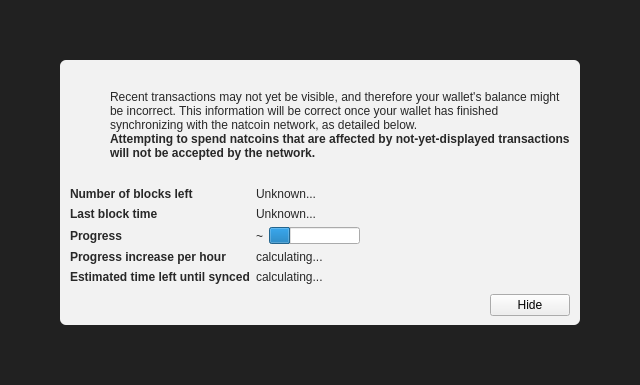
<?xml version="1.0" encoding="UTF-8"?>
<ui version="4.0">
 <class>ModalOverlay</class>
 <widget class="ModalOverlay" name="ModalOverlay">
  <property name="geometry">
   <rect>
    <x>0</x>
    <y>0</y>
    <width>640</width>
    <height>385</height>
   </rect>
  </property>
  <property name="windowTitle">
   <string>Form</string>
  </property>
  <layout class="QVBoxLayout" name="verticalLayout" stretch="0">
   <property name="sizeConstraint">
    <enum>QLayout::SetDefaultConstraint</enum>
   </property>
   <property name="leftMargin">
    <number>0</number>
   </property>
   <property name="topMargin">
    <number>0</number>
   </property>
   <property name="rightMargin">
    <number>0</number>
   </property>
   <property name="bottomMargin">
    <number>0</number>
   </property>
   <item>
    <widget class="QWidget" name="bgWidget" native="true">
     <property name="styleSheet">
      <string notr="true">#bgWidget { background: rgba(0,0,0,220); }</string>
     </property>
     <layout class="QVBoxLayout" name="verticalLayoutMain" stretch="1">
      <property name="leftMargin">
       <number>60</number>
      </property>
      <property name="topMargin">
       <number>60</number>
      </property>
      <property name="rightMargin">
       <number>60</number>
      </property>
      <property name="bottomMargin">
       <number>60</number>
      </property>
      <item>
       <widget class="QWidget" name="contentWidget" native="true">
        <property name="styleSheet">
         <string notr="true">#contentWidget { background: rgba(255,255,255,240); border-radius: 6px; }

QLabel { color: rgb(40,40,40);  }</string>
        </property>
        <layout class="QVBoxLayout" name="verticalLayoutSub" stretch="1,0,0,0">
         <property name="spacing">
          <number>0</number>
         </property>
         <property name="leftMargin">
          <number>10</number>
         </property>
         <property name="topMargin">
          <number>10</number>
         </property>
         <property name="rightMargin">
          <number>10</number>
         </property>
         <property name="bottomMargin">
          <number>10</number>
         </property>
         <item>
          <layout class="QHBoxLayout" name="horizontalLayoutIconText" stretch="0,1">
           <property name="topMargin">
            <number>20</number>
           </property>
           <item>
            <layout class="QVBoxLayout" name="verticalLayoutIcon">
             <property name="leftMargin">
              <number>0</number>
             </property>
             <item>
              <widget class="QPushButton" name="warningIcon">
               <property name="enabled">
                <bool>false</bool>
               </property>
               <property name="text">
                <string/>
               </property>
               <property name="icon">
                <iconset>
                 <normaloff>:/icons/warning</normaloff>
                 <disabledoff>:/icons/warning</disabledoff>:/icons/warning</iconset>
               </property>
               <property name="iconSize">
                <size>
                 <width>48</width>
                 <height>48</height>
                </size>
               </property>
               <property name="flat">
                <bool>true</bool>
               </property>
              </widget>
             </item>
             <item>
              <spacer name="verticalSpacerWarningIcon">
               <property name="orientation">
                <enum>Qt::Vertical</enum>
               </property>
               <property name="sizeHint" stdset="0">
                <size>
                 <width>20</width>
                 <height>40</height>
                </size>
               </property>
              </spacer>
             </item>
            </layout>
           </item>
           <item>
            <layout class="QVBoxLayout" name="verticalLayoutInfoText">
             <property name="leftMargin">
              <number>0</number>
             </property>
             <property name="topMargin">
              <number>0</number>
             </property>
             <item>
              <widget class="QLabel" name="infoText">
               <property name="text">
                <string>Recent transactions may not yet be visible, and therefore your wallet's balance might be incorrect. This information will be correct once your wallet has finished synchronizing with the natcoin network, as detailed below.</string>
               </property>
               <property name="textFormat">
                <enum>Qt::RichText</enum>
               </property>
               <property name="wordWrap">
                <bool>true</bool>
               </property>
              </widget>
             </item>
             <item>
              <widget class="QLabel" name="infoTextStrong">
               <property name="font">
                <font>
                 <weight>75</weight>
                 <bold>true</bold>
                </font>
               </property>
               <property name="text">
                <string>Attempting to spend natcoins that are affected by not-yet-displayed transactions will not be accepted by the network.</string>
               </property>
               <property name="textFormat">
                <enum>Qt::RichText</enum>
               </property>
               <property name="wordWrap">
                <bool>true</bool>
               </property>
              </widget>
             </item>
             <item>
              <spacer name="verticalSpacerInTextSpace">
               <property name="orientation">
                <enum>Qt::Vertical</enum>
               </property>
               <property name="sizeHint" stdset="0">
                <size>
                 <width>20</width>
                 <height>40</height>
                </size>
               </property>
              </spacer>
             </item>
            </layout>
           </item>
          </layout>
         </item>
         <item>
          <spacer name="verticalSpacerAfterText">
           <property name="orientation">
            <enum>Qt::Vertical</enum>
           </property>
           <property name="sizeHint" stdset="0">
            <size>
             <width>20</width>
             <height>40</height>
            </size>
           </property>
          </spacer>
         </item>
         <item>
          <layout class="QFormLayout" name="formLayout">
           <property name="fieldGrowthPolicy">
            <enum>QFormLayout::FieldsStayAtSizeHint</enum>
           </property>
           <property name="horizontalSpacing">
            <number>6</number>
           </property>
           <property name="verticalSpacing">
            <number>6</number>
           </property>
           <property name="topMargin">
            <number>10</number>
           </property>
           <item row="0" column="0">
            <widget class="QLabel" name="labelNumberOfBlocksLeft">
             <property name="font">
              <font>
               <weight>75</weight>
               <bold>true</bold>
              </font>
             </property>
             <property name="text">
              <string>Number of blocks left</string>
             </property>
            </widget>
           </item>
           <item row="0" column="1">
            <widget class="QLabel" name="numberOfBlocksLeft">
             <property name="text">
              <string>Unknown...</string>
             </property>
            </widget>
           </item>
           <item row="1" column="0">
            <widget class="QLabel" name="labelLastBlockTime">
             <property name="font">
              <font>
               <weight>75</weight>
               <bold>true</bold>
              </font>
             </property>
             <property name="text">
              <string>Last block time</string>
             </property>
            </widget>
           </item>
           <item row="1" column="1">
            <widget class="QLabel" name="newestBlockDate">
             <property name="sizePolicy">
              <sizepolicy hsizetype="Maximum" vsizetype="Preferred">
               <horstretch>0</horstretch>
               <verstretch>0</verstretch>
              </sizepolicy>
             </property>
             <property name="text">
              <string>Unknown...</string>
             </property>
            </widget>
           </item>
           <item row="2" column="0">
            <widget class="QLabel" name="labelSyncDone">
             <property name="font">
              <font>
               <weight>75</weight>
               <bold>true</bold>
              </font>
             </property>
             <property name="text">
              <string>Progress</string>
             </property>
            </widget>
           </item>
           <item row="2" column="1">
            <layout class="QHBoxLayout" name="horizontalLayoutSync" stretch="0,1">
             <item>
              <widget class="QLabel" name="percentageProgress">
               <property name="text">
                <string notr="true">~</string>
               </property>
              </widget>
             </item>
             <item>
              <widget class="QProgressBar" name="progressBar">
               <property name="value">
                <number>24</number>
               </property>
               <property name="format">
                <string/>
               </property>
              </widget>
             </item>
            </layout>
           </item>
           <item row="4" column="0">
            <widget class="QLabel" name="labelProgressIncrease">
             <property name="font">
              <font>
               <weight>75</weight>
               <bold>true</bold>
              </font>
             </property>
             <property name="text">
              <string>Progress increase per hour</string>
             </property>
            </widget>
           </item>
           <item row="4" column="1">
            <widget class="QLabel" name="progressIncreasePerH">
             <property name="text">
              <string>calculating...</string>
             </property>
            </widget>
           </item>
           <item row="5" column="0">
            <widget class="QLabel" name="labelEstimatedTimeLeft">
             <property name="font">
              <font>
               <weight>75</weight>
               <bold>true</bold>
              </font>
             </property>
             <property name="text">
              <string>Estimated time left until synced</string>
             </property>
            </widget>
           </item>
           <item row="5" column="1">
            <widget class="QLabel" name="expectedTimeLeft">
             <property name="text">
              <string>calculating...</string>
             </property>
            </widget>
           </item>
          </layout>
         </item>
         <item>
          <layout class="QHBoxLayout" name="horizontalLayoutButtons">
           <property name="leftMargin">
            <number>10</number>
           </property>
           <property name="topMargin">
            <number>10</number>
           </property>
           <item>
            <spacer name="horizontalSpacer">
             <property name="orientation">
              <enum>Qt::Horizontal</enum>
             </property>
             <property name="sizeHint" stdset="0">
              <size>
               <width>40</width>
               <height>20</height>
              </size>
             </property>
            </spacer>
           </item>
           <item>
            <widget class="QPushButton" name="closeButton">
             <property name="text">
              <string>Hide</string>
             </property>
            </widget>
           </item>
          </layout>
         </item>
        </layout>
       </widget>
      </item>
     </layout>
    </widget>
   </item>
  </layout>
 </widget>
 <customwidgets>
  <customwidget>
   <class>ModalOverlay</class>
   <extends>QWidget</extends>
   <header>modaloverlay.h</header>
   <container>1</container>
  </customwidget>
 </customwidgets>
 <resources/>
 <connections/>
</ui>
